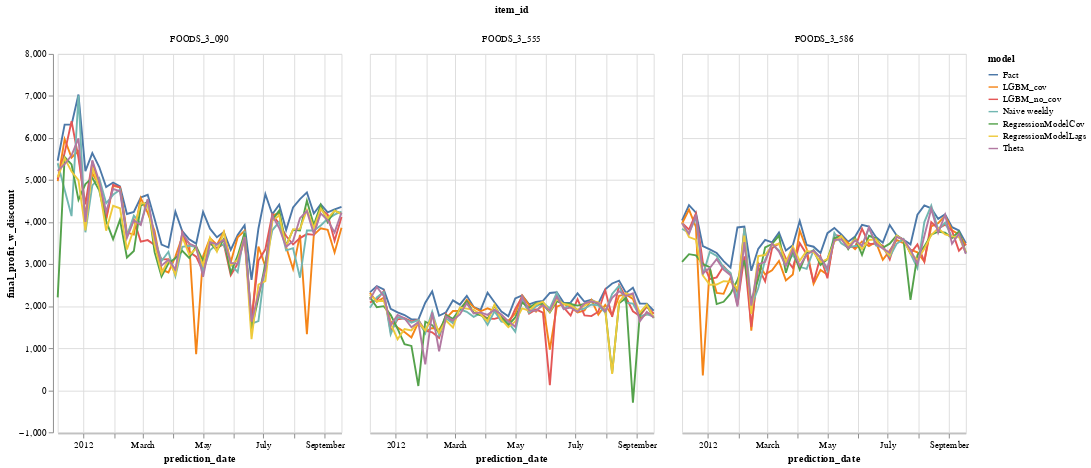

The notebook cell this image was saved under:
### Code cell
alt.data_transformers.disable_max_rows()

alt.Chart(result_weekly.reset_index()).mark_line().encode(
    x='prediction_date:T',
    y=alt.Y('final_profit_w_discount:Q',scale=alt.Scale(zero=True)),
    color=alt.Color('model:N'),
    #row='model:N',
    column='item_id:N'
).properties(width=300, height=400)#.interactive()

### Figure 1 — Vega-Lite specification as saved in the notebook (floating-point values rounded to 4 significant figures; data arrays with more than 128 entries replaced by an {"elided": "..."} marker saying what was removed)
{"config": {"view": {"continuousWidth": 400, "continuousHeight": 300}}, "data": {"name": "data-4815b2498b5258a52d37123dbafc1c64"}, "mark": "line", "encoding": {"color": {"type": "nominal", "field": "model"}, "column": {"type": "nominal", "field": "item_id"}, "x": {"type": "temporal", "field": "prediction_date"}, "y": {"type": "quantitative", "field": "final_profit_w_discount", "scale": {"zero": true}}}, "height": 400, "width": 300, "$schema": "https://vega.github.io/schema/vega-lite/v4.8.1.json", "datasets": {"data-4815b2498b5258a52d37123dbafc1c64": {"elided": "882 records"}}}
